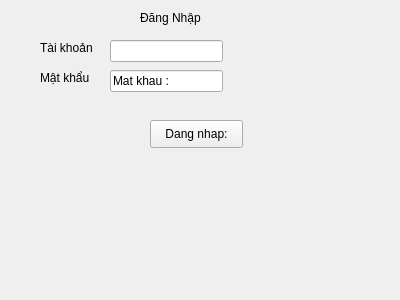
<?xml version="1.0" encoding="UTF-8"?>
<ui version="4.0">
 <class>Form</class>
 <widget class="QWidget" name="Form">
  <property name="geometry">
   <rect>
    <x>0</x>
    <y>0</y>
    <width>400</width>
    <height>300</height>
   </rect>
  </property>
  <property name="windowTitle">
   <string>Form</string>
  </property>
  <widget class="QPushButton" name="nut_dang_nhap">
   <property name="geometry">
    <rect>
     <x>150</x>
     <y>120</y>
     <width>93</width>
     <height>28</height>
    </rect>
   </property>
   <property name="text">
    <string>Dang nhap:</string>
   </property>
  </widget>
  <widget class="QLineEdit" name="lineEdit_2">
   <property name="geometry">
    <rect>
     <x>110</x>
     <y>70</y>
     <width>113</width>
     <height>22</height>
    </rect>
   </property>
   <property name="text">
    <string>Mat khau :</string>
   </property>
  </widget>
  <widget class="QLabel" name="label_2">
   <property name="geometry">
    <rect>
     <x>140</x>
     <y>10</y>
     <width>91</width>
     <height>16</height>
    </rect>
   </property>
   <property name="text">
    <string>Đăng Nhập </string>
   </property>
  </widget>
  <widget class="QLabel" name="label_3">
   <property name="geometry">
    <rect>
     <x>40</x>
     <y>40</y>
     <width>55</width>
     <height>16</height>
    </rect>
   </property>
   <property name="text">
    <string>Tài khoản </string>
   </property>
  </widget>
  <widget class="QLabel" name="label_4">
   <property name="geometry">
    <rect>
     <x>40</x>
     <y>70</y>
     <width>55</width>
     <height>16</height>
    </rect>
   </property>
   <property name="text">
    <string>Mật khẩu </string>
   </property>
  </widget>
  <widget class="QLineEdit" name="lineEdit">
   <property name="geometry">
    <rect>
     <x>110</x>
     <y>40</y>
     <width>113</width>
     <height>22</height>
    </rect>
   </property>
  </widget>
 </widget>
 <resources/>
 <connections/>
</ui>
